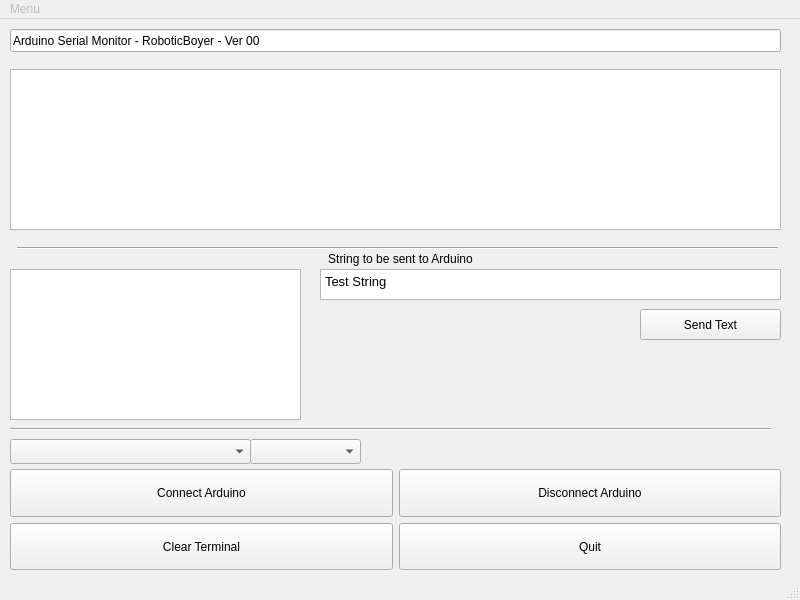
<?xml version="1.0" encoding="UTF-8"?>
<ui version="4.0">
 <class>MainWindow</class>
 <widget class="QMainWindow" name="MainWindow">
  <property name="geometry">
   <rect>
    <x>0</x>
    <y>0</y>
    <width>800</width>
    <height>600</height>
   </rect>
  </property>
  <property name="minimumSize">
   <size>
    <width>800</width>
    <height>600</height>
   </size>
  </property>
  <property name="maximumSize">
   <size>
    <width>800</width>
    <height>600</height>
   </size>
  </property>
  <property name="windowTitle">
   <string>Arduino Serial Monitor</string>
  </property>
  <widget class="QWidget" name="centralwidget">
   <widget class="QTextEdit" name="T_ser">
    <property name="geometry">
     <rect>
      <x>10</x>
      <y>50</y>
      <width>771</width>
      <height>161</height>
     </rect>
    </property>
   </widget>
   <widget class="QLineEdit" name="T_note">
    <property name="geometry">
     <rect>
      <x>10</x>
      <y>10</y>
      <width>771</width>
      <height>23</height>
     </rect>
    </property>
    <property name="text">
     <string>Arduino Serial Monitor - RoboticBoyer - Ver 00 </string>
    </property>
   </widget>
   <widget class="QWidget" name="gridLayoutWidget">
    <property name="geometry">
     <rect>
      <x>10</x>
      <y>450</y>
      <width>771</width>
      <height>101</height>
     </rect>
    </property>
    <layout class="QGridLayout" name="gridLayout">
     <item row="2" column="1">
      <widget class="QPushButton" name="B_nocon">
       <property name="sizePolicy">
        <sizepolicy hsizetype="Minimum" vsizetype="Minimum">
         <horstretch>0</horstretch>
         <verstretch>0</verstretch>
        </sizepolicy>
       </property>
       <property name="text">
        <string>Disconnect Arduino</string>
       </property>
      </widget>
     </item>
     <item row="2" column="0">
      <widget class="QPushButton" name="B_con">
       <property name="sizePolicy">
        <sizepolicy hsizetype="Minimum" vsizetype="Minimum">
         <horstretch>0</horstretch>
         <verstretch>0</verstretch>
        </sizepolicy>
       </property>
       <property name="text">
        <string>Connect Arduino</string>
       </property>
      </widget>
     </item>
     <item row="6" column="0">
      <widget class="QPushButton" name="pushButton_7">
       <property name="sizePolicy">
        <sizepolicy hsizetype="Minimum" vsizetype="Minimum">
         <horstretch>0</horstretch>
         <verstretch>0</verstretch>
        </sizepolicy>
       </property>
       <property name="text">
        <string>Clear Terminal</string>
       </property>
      </widget>
     </item>
     <item row="6" column="1">
      <widget class="QPushButton" name="B_quit">
       <property name="sizePolicy">
        <sizepolicy hsizetype="Minimum" vsizetype="Minimum">
         <horstretch>0</horstretch>
         <verstretch>0</verstretch>
        </sizepolicy>
       </property>
       <property name="text">
        <string>Quit</string>
       </property>
      </widget>
     </item>
    </layout>
   </widget>
   <widget class="QListWidget" name="LW_Texts">
    <property name="geometry">
     <rect>
      <x>10</x>
      <y>250</y>
      <width>291</width>
      <height>151</height>
     </rect>
    </property>
   </widget>
   <widget class="QTextEdit" name="TE_command">
    <property name="geometry">
     <rect>
      <x>320</x>
      <y>250</y>
      <width>461</width>
      <height>31</height>
     </rect>
    </property>
    <property name="html">
     <string>&lt;!DOCTYPE HTML PUBLIC &quot;-//W3C//DTD HTML 4.0//EN&quot; &quot;http://www.w3.org/TR/REC-html40/strict.dtd&quot;&gt;
&lt;html&gt;&lt;head&gt;&lt;meta name=&quot;qrichtext&quot; content=&quot;1&quot; /&gt;&lt;style type=&quot;text/css&quot;&gt;
p, li { white-space: pre-wrap; }
&lt;/style&gt;&lt;/head&gt;&lt;body style=&quot; font-family:'Noto Sans'; font-size:9pt; font-weight:400; font-style:normal;&quot;&gt;
&lt;p style=&quot; margin-top:0px; margin-bottom:0px; margin-left:0px; margin-right:0px; -qt-block-indent:0; text-indent:0px;&quot;&gt;&lt;span style=&quot; font-family:'Droid Sans'; font-size:10pt;&quot;&gt;Test String&lt;/span&gt;&lt;/p&gt;&lt;/body&gt;&lt;/html&gt;</string>
    </property>
   </widget>
   <widget class="QLabel" name="label">
    <property name="geometry">
     <rect>
      <x>30</x>
      <y>230</y>
      <width>741</width>
      <height>20</height>
     </rect>
    </property>
    <property name="text">
     <string>String to be sent to Arduino</string>
    </property>
    <property name="alignment">
     <set>Qt::AlignCenter</set>
    </property>
   </widget>
   <widget class="QPushButton" name="B_Send">
    <property name="geometry">
     <rect>
      <x>640</x>
      <y>290</y>
      <width>141</width>
      <height>31</height>
     </rect>
    </property>
    <property name="text">
     <string>Send Text</string>
    </property>
   </widget>
   <widget class="Line" name="line">
    <property name="geometry">
     <rect>
      <x>17</x>
      <y>219</y>
      <width>761</width>
      <height>21</height>
     </rect>
    </property>
    <property name="minimumSize">
     <size>
      <width>0</width>
      <height>2</height>
     </size>
    </property>
    <property name="baseSize">
     <size>
      <width>0</width>
      <height>3</height>
     </size>
    </property>
    <property name="autoFillBackground">
     <bool>false</bool>
    </property>
    <property name="orientation">
     <enum>Qt::Horizontal</enum>
    </property>
   </widget>
   <widget class="Line" name="line_2">
    <property name="geometry">
     <rect>
      <x>10</x>
      <y>400</y>
      <width>761</width>
      <height>21</height>
     </rect>
    </property>
    <property name="minimumSize">
     <size>
      <width>0</width>
      <height>2</height>
     </size>
    </property>
    <property name="baseSize">
     <size>
      <width>0</width>
      <height>3</height>
     </size>
    </property>
    <property name="autoFillBackground">
     <bool>false</bool>
    </property>
    <property name="orientation">
     <enum>Qt::Horizontal</enum>
    </property>
   </widget>
   <widget class="QComboBox" name="CB_USB">
    <property name="geometry">
     <rect>
      <x>10</x>
      <y>420</y>
      <width>241</width>
      <height>25</height>
     </rect>
    </property>
   </widget>
   <widget class="QComboBox" name="CB_Vel">
    <property name="geometry">
     <rect>
      <x>250</x>
      <y>420</y>
      <width>111</width>
      <height>25</height>
     </rect>
    </property>
   </widget>
  </widget>
  <widget class="QMenuBar" name="menubar">
   <property name="enabled">
    <bool>false</bool>
   </property>
   <property name="geometry">
    <rect>
     <x>0</x>
     <y>0</y>
     <width>800</width>
     <height>23</height>
    </rect>
   </property>
   <widget class="QMenu" name="menuMenu">
    <property name="enabled">
     <bool>false</bool>
    </property>
    <property name="title">
     <string>Menu</string>
    </property>
   </widget>
   <addaction name="menuMenu"/>
  </widget>
  <widget class="QStatusBar" name="statusbar"/>
 </widget>
 <resources/>
 <connections>
  <connection>
   <sender>MainWindow</sender>
   <signal>destroyed()</signal>
   <receiver>MainWindow</receiver>
   <slot>deleteLater()</slot>
   <hints>
    <hint type="sourcelabel">
     <x>399</x>
     <y>299</y>
    </hint>
    <hint type="destinationlabel">
     <x>399</x>
     <y>299</y>
    </hint>
   </hints>
  </connection>
  <connection>
   <sender>pushButton_7</sender>
   <signal>clicked()</signal>
   <receiver>T_ser</receiver>
   <slot>clear()</slot>
   <hints>
    <hint type="sourcelabel">
     <x>269</x>
     <y>541</y>
    </hint>
    <hint type="destinationlabel">
     <x>251</x>
     <y>289</y>
    </hint>
   </hints>
  </connection>
 </connections>
</ui>
